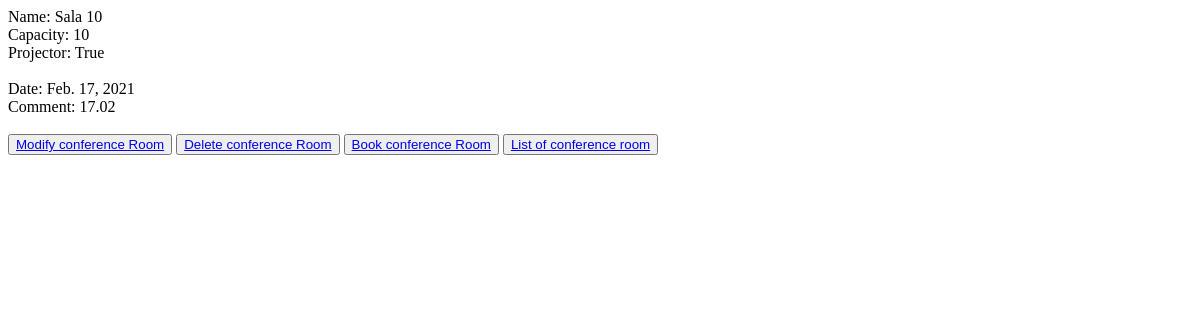
/room/details/5/, run on an earlier commit of the app's database.
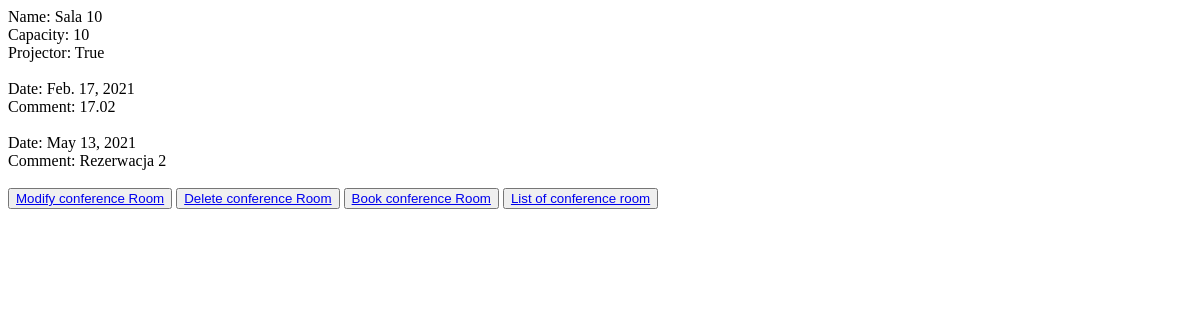
And on a later commit of the database.
### ConferenceRoom/models.py (models this page shows)
class Booking(models.Model):
    date = models.DateField(null=False)
    rooms = models.ForeignKey(Rooms, on_delete=models.CASCADE)
    comment = models.CharField(max_length=256, blank=True)
    class Meta:
        unique_together = ('date', 'rooms')

### ConferenceRoom/views.py (the view)
# urls.py: path('room/details/<int:my_id>/', DetailsRoomView.as_view()),
class DetailsRoomView(View):
    template_name = 'ConferenceRoom/Details_room.html'
    def get(self, request, my_id, *args, **kwargs):
        my_room = Rooms.objects.get(id=my_id)
        reservations = Booking.objects.filter(rooms=my_id).order_by('date')
        context = {'name': my_room.name,
                   'capacity': my_room.capacity,
                   'projector': my_room.projector,
                   'reservations': reservations,
                   'my_id': my_id,
                   }
        return render(request, self.template_name, context)

### ConferenceRoom/templates/ConferenceRoom/Details_room.html (shortened to what this page needs)
<!DOCTYPE html>
<html lang="en">
<head>
</head>
<body>
        Name: {{ name }} <br>
        Capacity: {{ capacity }} <br>
        Projector: {{ projector }} <br><br>
        {% for res in reservations %}
            Date: {{ res.date }} <br>
            Comment: {{ res.comment }} <br><br>
        {% endfor %}
        <button type="button">
        <a href="http://localhost:8000/room/modify/{{ my_id }}">Modify conference Room</a>
        </button>
        <button type="button">
        <a href="http://localhost:8000/room/delete/{{ my_id }}">Delete conference Room</a>
        </button>
        <button type="button">
        <a href="http://localhost:8000/room/reserve/{{ my_id }}">Book conference Room</a>
        </button>
        <button type="button">
        <a href="http://localhost:8000/list-of-rooms/">List of conference room</a><br>
        </button>
</body>
</html>

What changed in the data, as far as the page shows it:
added Booking: date "May 13, 2021", comment "Rezerwacja 2"
